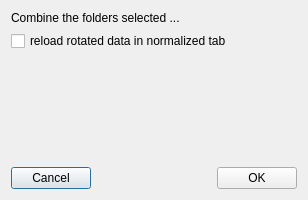
<?xml version="1.0" encoding="UTF-8"?>
<ui version="4.0">
 <class>Dialog</class>
 <widget class="QDialog" name="Dialog">
  <property name="windowModality">
   <enum>Qt::WindowModal</enum>
  </property>
  <property name="geometry">
   <rect>
    <x>0</x>
    <y>0</y>
    <width>308</width>
    <height>200</height>
   </rect>
  </property>
  <property name="windowTitle">
   <string>Combine TOF folders</string>
  </property>
  <layout class="QVBoxLayout" name="verticalLayout">
   <item>
    <widget class="QLabel" name="label">
     <property name="text">
      <string>Combine the folders selected ...</string>
     </property>
    </widget>
   </item>
   <item>
    <widget class="QCheckBox" name="reload_checkBox">
     <property name="text">
      <string>reload rotated data in normalized tab</string>
     </property>
    </widget>
   </item>
   <item>
    <spacer name="verticalSpacer">
     <property name="orientation">
      <enum>Qt::Vertical</enum>
     </property>
     <property name="sizeHint" stdset="0">
      <size>
       <width>20</width>
       <height>74</height>
      </size>
     </property>
    </spacer>
   </item>
   <item>
    <layout class="QHBoxLayout" name="horizontalLayout">
     <item>
      <widget class="QPushButton" name="pushButton_2">
       <property name="text">
        <string>Cancel</string>
       </property>
      </widget>
     </item>
     <item>
      <spacer name="horizontalSpacer">
       <property name="orientation">
        <enum>Qt::Horizontal</enum>
       </property>
       <property name="sizeHint" stdset="0">
        <size>
         <width>40</width>
         <height>20</height>
        </size>
       </property>
      </spacer>
     </item>
     <item>
      <widget class="QPushButton" name="pushButton">
       <property name="text">
        <string>OK</string>
       </property>
      </widget>
     </item>
    </layout>
   </item>
  </layout>
 </widget>
 <resources/>
 <connections>
  <connection>
   <sender>pushButton</sender>
   <signal>clicked()</signal>
   <receiver>Dialog</receiver>
   <slot>ok_clicked()</slot>
   <hints>
    <hint type="sourcelabel">
     <x>290</x>
     <y>268</y>
    </hint>
    <hint type="destinationlabel">
     <x>317</x>
     <y>208</y>
    </hint>
   </hints>
  </connection>
  <connection>
   <sender>pushButton_2</sender>
   <signal>clicked()</signal>
   <receiver>Dialog</receiver>
   <slot>reject()</slot>
   <hints>
    <hint type="sourcelabel">
     <x>65</x>
     <y>262</y>
    </hint>
    <hint type="destinationlabel">
     <x>125</x>
     <y>203</y>
    </hint>
   </hints>
  </connection>
 </connections>
 <slots>
  <slot>ok_clicked()</slot>
 </slots>
</ui>
